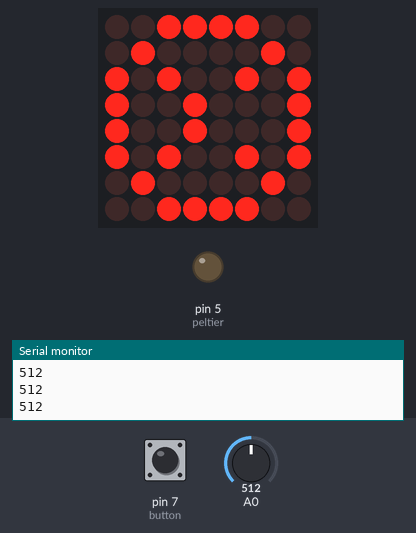
A sketch run on a simulated Arduino Uno, built with avr-gcc and run on an emulated ATmega328P. Parts: 8×8 LED matrix, output pins drawn as LEDs (lit = HIGH), the last lines printed to the serial monitor. Inputs (shaded band) come from the test bench; at power-on: A0 = 512, pin 7 (button) LOW.

Above: at 1.2 s.
1.3 s: A0 set to 492
At 2.5 s:
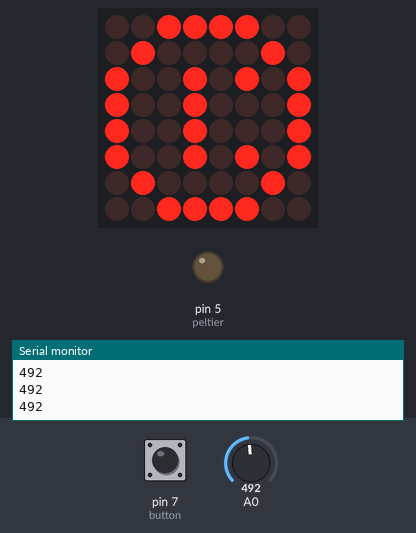
2.8 s: A0 set to 310
4.3 s: A0 set to 284
At 4.9 s:
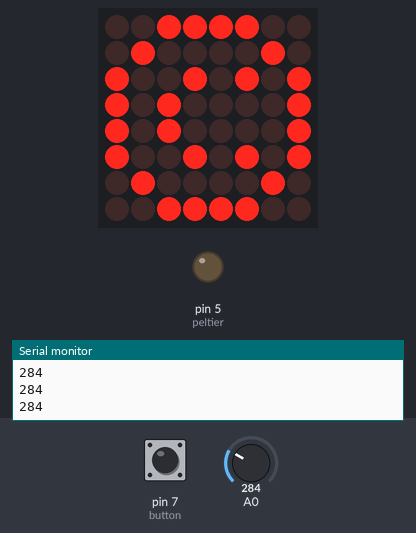
5.8 s: pin 7 (button) pulled HIGH for 0.15 s
At 6.6 s:
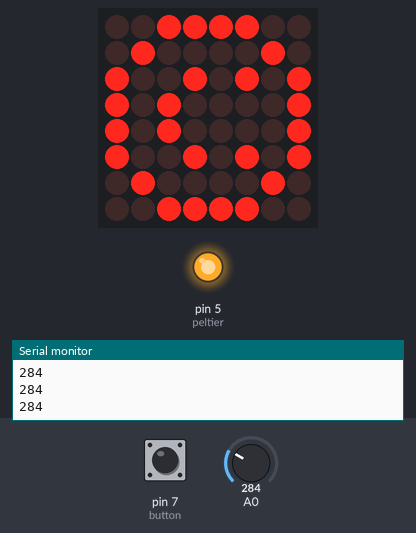
7.4 s: pin 7 (button) pulled HIGH for 1 s
At 8.7 s:
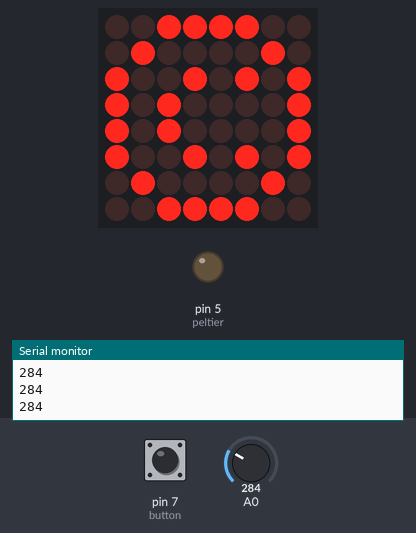
9.9 s: pin 7 (button) pulled HIGH for 3.2 s
At 11.2 s:
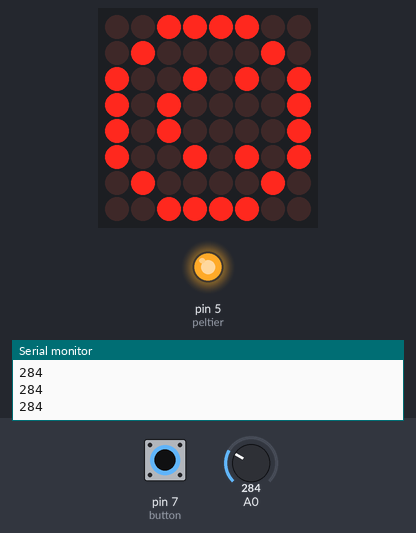
Timing chart, 0 to 12.9 s (numbered marks = the images above; inputs shaded):
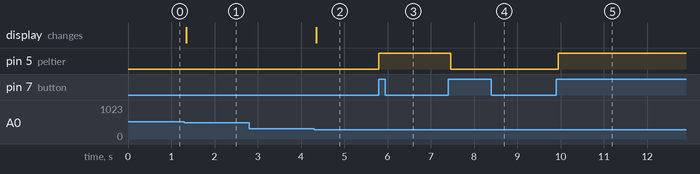

Measured:
- the behaviour switches between 500 and 499 on A0 (found by bisection; images 0 and 1)
- the behaviour switches between 300 and 299 on A0 (found by bisection; images 1 and 2)
- after the input at 1.3 s, the display: changes after 0.05 s (image 1)
- after the input at 4.3 s, the display: changes after 0.05 s (image 2)
- after the input at 5.8 s, pin 5 (peltier): LOW → HIGH at once
- after the input at 7.4 s, pin 5 (peltier): HIGH → LOW after 0.06 s
- after the input at 9.9 s, pin 5 (peltier): LOW → HIGH at once

The sketch:

STTF2013_Arduino_Cyclists.ino
```cpp
#include <Wire.h>
#include <Adafruit_LEDBackpack.h>
#include <Adafruit_GFX.h>

// Se declara la variable para el valor del sensor
int sensorValue;

// Se declara la variable para la matriz de leds
Adafruit_8x8matrix matrix = Adafruit_8x8matrix();

// Se declara la variable para el estado del aire actual y anterior
int airState=0, airStateOld=0;

// Se declaran las variables del Peltier
int peltier = 5; //The N-Channel MOSFET is on digital pin 3
int pltState=0 , pltStateOLD=0; // Estados Peltier
int powerON = 99; //Power level fro 0 to 99%
int powerOFF = 0;
int peltier_level_ON = map(powerON, 0, 99, 0, 255); //This is a value from 0 to 255 that actually controls the MOSFET
int peltier_level_OFF = map(powerOFF, 0, 99, 0, 255);
// Se declaran las variables del botton
int button = 7;
int btnState=0, btnStateOld=0;

void setup()
{
  Serial.begin(9600);                // sets the serial port to 9600
  Serial.println("serial activado");   //debug
  Serial.println("matrix configure");   //debug
  matrix.begin(0x70);                // pass in the address 2 the matrix
  pinMode(peltier, OUTPUT);
  pinMode(button, INPUT);
}

// Cara sonriente
static uint8_t __attribute__ ((progmem)) smile_bmp[]={0x3C, 0x42, 0x95, 0xA1, 0xA1, 0x95, 0x42, 0x3C};
// Cara triste
static uint8_t __attribute__ ((progmem)) frown_bmp[]={0x3C, 0x42, 0xA5, 0x91, 0x91, 0xA5, 0x42, 0x3C};
// Cara neutra
static uint8_t __attribute__ ((progmem)) neutral_bmp[]={0x3C, 0x42, 0x95, 0x91, 0x91, 0x95, 0x42, 0x3C};

void loop()
{
  // Leemos el sensor y determinamos el estado del aire
  sensorValue = analogRead(0);       // read analog input pin 0
  Serial.println(sensorValue, DEC);  // prints the value read
  if (sensorValue < 300) { // Aire limpio
    airState=1;
  }
  else if (sensorValue>=300 && sensorValue<500 ) { // Aire Normal
  airState=2;
  }
  else { // Aire viciado
    airState=3;
  }

  // Si el estado actual del aire es diferente del estado anterior, actualizamos display
  if (airState!=airStateOld) {
    if (airState==1) { // Aire limpio
        matrix.clear();
        matrix.drawBitmap(0, 0, smile_bmp, 8, 8, LED_ON);
        matrix.writeDisplay();
    }
    else if (airState==2) { // Aire Normal
      matrix.clear();
      matrix.drawBitmap(0, 0, neutral_bmp, 8, 8, LED_ON);
      matrix.writeDisplay();
    }
    else if (airState==3) {  // Aire Viciado
      matrix.clear();
      matrix.drawBitmap(0, 0, frown_bmp, 8, 8, LED_ON);
      matrix.writeDisplay();
    }
  }
  // leemos estado del boton
  btnState = digitalRead(button);
  // si se aprieta el boton
if (btnStateOld==LOW && btnState == HIGH) {
  // si la peltier esta apagada
  if(pltState==LOW){
   // Conectamos la PELTIER
   peltier_level_ON = map(powerON, 0, 99, 0, 255);
   // debug info
   Serial.print(button);
   Serial.print("ON: ");
   Serial.print("Power=");
   Serial.print(powerON);
   Serial.print(" PLevel=");
   Serial.println(peltier_level_ON);
   analogWrite(peltier, peltier_level_ON); //Write this new value out to the port
   //digitalWrite(2,LOW);
   // Cambiamos el estado
   pltState=HIGH;
   }
   else {
   // Si la peltier esta abierta
   // Desconectamos la PELTIER
   peltier_level_OFF = map(powerOFF, 0, 99, 0, 255);
   // debug info
   Serial.print("OFF: ");
   Serial.print("Power=");
   Serial.print(powerOFF);
   Serial.print(" PLevel=");
   Serial.println(peltier_level_OFF);
   analogWrite(peltier, peltier_level_OFF); //Write this new value out to the port
   //digitalWrite(2,LOW);
   // Cambiamos el estado
   pltState=LOW;
   }

}
  // El estado actual pasa a ser el antiguo
  btnStateOld=btnState;
  // esperamos un momentito
  delay(100);  // wait 100ms for next reading
}
```
